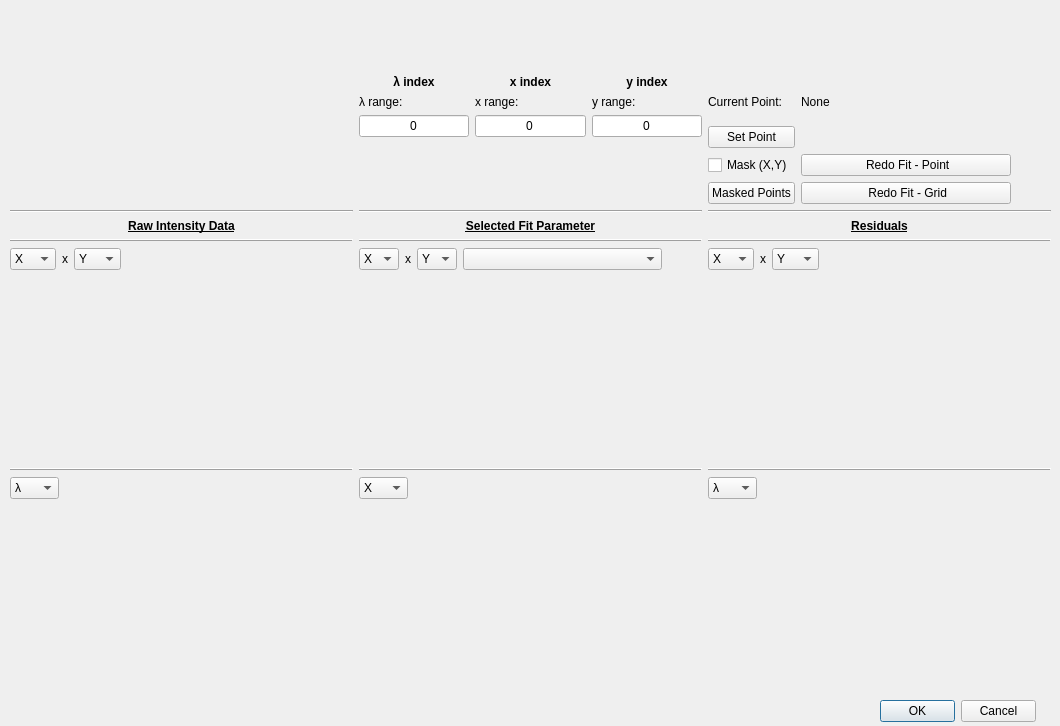
<?xml version="1.0" encoding="UTF-8"?>
<ui version="4.0">
 <class>Dialog</class>
 <widget class="QDialog" name="Dialog">
  <property name="geometry">
   <rect>
    <x>0</x>
    <y>0</y>
    <width>1060</width>
    <height>726</height>
   </rect>
  </property>
  <property name="windowTitle">
   <string>Dialog</string>
  </property>
  <widget class="QWidget" name="layoutWidget">
   <property name="geometry">
    <rect>
     <x>10</x>
     <y>10</y>
     <width>1041</width>
     <height>681</height>
    </rect>
   </property>
   <layout class="QGridLayout" name="gridLayout_main" rowstretch="1,1,1" columnstretch="1,1,1" rowminimumheight="0,0,0">
    <item row="1" column="1">
     <layout class="QVBoxLayout" name="verticalLayout_selectvar_slice" stretch="0,0,1">
      <item>
       <widget class="Line" name="line_2">
        <property name="frameShadow">
         <enum>QFrame::Raised</enum>
        </property>
        <property name="orientation">
         <enum>Qt::Horizontal</enum>
        </property>
       </widget>
      </item>
      <item>
       <layout class="QHBoxLayout" name="horizontalLayout_2" stretch="1,0,1,5">
        <item>
         <widget class="QComboBox" name="comboBox_selectvar_slice_varx">
          <item>
           <property name="text">
            <string>X</string>
           </property>
          </item>
          <item>
           <property name="text">
            <string>Y</string>
           </property>
          </item>
         </widget>
        </item>
        <item>
         <widget class="QLabel" name="label_var_x_var_2">
          <property name="text">
           <string>x</string>
          </property>
          <property name="alignment">
           <set>Qt::AlignCenter</set>
          </property>
         </widget>
        </item>
        <item>
         <widget class="QComboBox" name="comboBox_selectvar_slice_vary">
          <property name="currentText">
           <string>Y</string>
          </property>
          <property name="currentIndex">
           <number>1</number>
          </property>
          <item>
           <property name="text">
            <string>X</string>
           </property>
          </item>
          <item>
           <property name="text">
            <string>Y</string>
           </property>
          </item>
         </widget>
        </item>
 <item>
       <widget class="QComboBox" name="comboBox_centralColumn_displayChoice"/>
      </item>
        <item>
         <spacer name="horizontalSpacer_3">
          <property name="orientation">
           <enum>Qt::Horizontal</enum>
          </property>
          <property name="sizeHint" stdset="0">
           <size>
            <width>40</width>
            <height>20</height>
           </size>
          </property>
         </spacer>
        </item>
       </layout>
      </item>
      <item>
       <widget class="PlotWidget" name="graph_selectvar_slice" native="true"/>
      </item>
     </layout>
    </item>
    <item row="1" column="0">
     <layout class="QVBoxLayout" name="verticalLayout_origdata_slice" stretch="0,0,1">
      <item>
       <widget class="Line" name="line">
        <property name="frameShadow">
         <enum>QFrame::Raised</enum>
        </property>
        <property name="orientation">
         <enum>Qt::Horizontal</enum>
        </property>
       </widget>
      </item>
      <item>
       <layout class="QHBoxLayout" name="horizontalLayout" stretch="1,0,1,5">
        <item>
         <widget class="QComboBox" name="comboBox_origdata_slice_varx">
          <property name="currentText">
           <string>X</string>
          </property>
          <property name="currentIndex">
           <number>0</number>
          </property>
          <item>
           <property name="text">
            <string>X</string>
           </property>
          </item>
          <item>
           <property name="text">
            <string>Y</string>
           </property>
          </item>
          <item>
           <property name="text">
            <string>λ</string>
           </property>
          </item>
         </widget>
        </item>
        <item>
         <widget class="QLabel" name="label_var_x_var_1">
          <property name="text">
           <string>x</string>
          </property>
          <property name="alignment">
           <set>Qt::AlignCenter</set>
          </property>
         </widget>
        </item>
        <item>
         <widget class="QComboBox" name="comboBox_origdata_slice_vary">
          <property name="currentText">
           <string>Y</string>
          </property>
          <property name="currentIndex">
           <number>1</number>
          </property>
          <item>
           <property name="text">
            <string>X</string>
           </property>
          </item>
          <item>
           <property name="text">
            <string>Y</string>
           </property>
          </item>
          <item>
           <property name="text">
            <string>λ</string>
           </property>
          </item>
         </widget>
        </item>
        <item>
         <spacer name="horizontalSpacer_2">
          <property name="orientation">
           <enum>Qt::Horizontal</enum>
          </property>
          <property name="sizeHint" stdset="0">
           <size>
            <width>40</width>
            <height>20</height>
           </size>
          </property>
         </spacer>
        </item>
       </layout>
      </item>
      <item>
       <widget class="PlotWidget" name="graph_origdata_slice" native="true"/>
      </item>
     </layout>
    </item>
    <item row="1" column="2">
     <layout class="QVBoxLayout" name="verticalLayout_residuals_slice" stretch="0,0,1">
      <item>
       <widget class="Line" name="line_3">
        <property name="frameShadow">
         <enum>QFrame::Raised</enum>
        </property>
        <property name="orientation">
         <enum>Qt::Horizontal</enum>
        </property>
       </widget>
      </item>
      <item>
       <layout class="QHBoxLayout" name="horizontalLayout_3" stretch="1,0,1,5">
        <item>
         <widget class="QComboBox" name="comboBox_residuals_slice_varx">
          <item>
           <property name="text">
            <string>X</string>
           </property>
          </item>
          <item>
           <property name="text">
            <string>Y</string>
           </property>
          </item>
          <item>
           <property name="text">
            <string>λ</string>
           </property>
          </item>
         </widget>
        </item>
        <item>
         <widget class="QLabel" name="label_var_x_var_3">
          <property name="text">
           <string>x</string>
          </property>
          <property name="alignment">
           <set>Qt::AlignCenter</set>
          </property>
         </widget>
        </item>
        <item>
         <widget class="QComboBox" name="comboBox_residuals_slice_vary">
          <property name="currentText">
           <string>Y</string>
          </property>
          <property name="currentIndex">
           <number>1</number>
          </property>
          <item>
           <property name="text">
            <string>X</string>
           </property>
          </item>
          <item>
           <property name="text">
            <string>Y</string>
           </property>
          </item>
          <item>
           <property name="text">
            <string>λ</string>
           </property>
          </item>
         </widget>
        </item>
        <item>
         <spacer name="horizontalSpacer_4">
          <property name="orientation">
           <enum>Qt::Horizontal</enum>
          </property>
          <property name="sizeHint" stdset="0">
           <size>
            <width>40</width>
            <height>20</height>
           </size>
          </property>
         </spacer>
        </item>
       </layout>
      </item>
      <item>
       <widget class="PlotWidget" name="graph_residuals_slice" native="true"/>
      </item>
     </layout>
    </item>
    <item row="2" column="0">
     <layout class="QVBoxLayout" name="verticalLayout_origdata_line" stretch="0,0,1">
      <item>
       <widget class="Line" name="line_5">
        <property name="frameShadow">
         <enum>QFrame::Raised</enum>
        </property>
        <property name="orientation">
         <enum>Qt::Horizontal</enum>
        </property>
       </widget>
      </item>
      <item>
       <layout class="QHBoxLayout" name="horizontalLayout_5" stretch="1,6">
        <item>
         <widget class="QComboBox" name="comboBox_origdata_line_varx">
          <property name="currentText">
           <string>λ</string>
          </property>
          <property name="currentIndex">
           <number>2</number>
          </property>
          <item>
           <property name="text">
            <string>X</string>
           </property>
          </item>
          <item>
           <property name="text">
            <string>Y</string>
           </property>
          </item>
          <item>
           <property name="text">
            <string>λ</string>
           </property>
          </item>
         </widget>
        </item>
        <item>
         <spacer name="horizontalSpacer_6">
          <property name="orientation">
           <enum>Qt::Horizontal</enum>
          </property>
          <property name="sizeHint" stdset="0">
           <size>
            <width>40</width>
            <height>20</height>
           </size>
          </property>
         </spacer>
        </item>
       </layout>
      </item>
      <item>
       <widget class="PlotWidget" name="graph_origdata_line" native="true"/>
      </item>
     </layout>
    </item>
    <item row="2" column="1">
     <layout class="QVBoxLayout" name="verticalLayout_selectvar_line" stretch="0,0,1">
      <item>
       <widget class="Line" name="line_6">
        <property name="frameShadow">
         <enum>QFrame::Raised</enum>
        </property>
        <property name="orientation">
         <enum>Qt::Horizontal</enum>
        </property>
       </widget>
      </item>
      <item>
       <layout class="QHBoxLayout" name="horizontalLayout_6" stretch="1,6">
        <item>
         <widget class="QComboBox" name="comboBox_selectvar_line_varx">
          <property name="currentText">
           <string>X</string>
          </property>
          <property name="currentIndex">
           <number>0</number>
          </property>
          <item>
           <property name="text">
            <string>X</string>
           </property>
          </item>
          <item>
           <property name="text">
            <string>Y</string>
           </property>
          </item>
         </widget>
        </item>
        <item>
         <spacer name="horizontalSpacer_7">
          <property name="orientation">
           <enum>Qt::Horizontal</enum>
          </property>
          <property name="sizeHint" stdset="0">
           <size>
            <width>40</width>
            <height>20</height>
           </size>
          </property>
         </spacer>
        </item>
       </layout>
      </item>
      <item>
       <widget class="PlotWidget" name="graph_selectvar_line" native="true"/>
      </item>
     </layout>
    </item>
    <item row="2" column="2">
     <layout class="QVBoxLayout" name="verticalLayout_residuals_line" stretch="0,0,1">
      <item>
       <widget class="Line" name="line_7">
        <property name="frameShadow">
         <enum>QFrame::Raised</enum>
        </property>
        <property name="orientation">
         <enum>Qt::Horizontal</enum>
        </property>
       </widget>
      </item>
      <item>
       <layout class="QHBoxLayout" name="horizontalLayout_7" stretch="1,6">
        <item>
         <widget class="QComboBox" name="comboBox_residuals_line_varx">
          <property name="currentText">
           <string>λ</string>
          </property>
          <property name="currentIndex">
           <number>2</number>
          </property>
          <item>
           <property name="text">
            <string>X</string>
           </property>
          </item>
          <item>
           <property name="text">
            <string>Y</string>
           </property>
          </item>
          <item>
           <property name="text">
            <string>λ</string>
           </property>
          </item>
         </widget>
        </item>
        <item>
         <spacer name="horizontalSpacer_8">
          <property name="orientation">
           <enum>Qt::Horizontal</enum>
          </property>
          <property name="sizeHint" stdset="0">
           <size>
            <width>40</width>
            <height>20</height>
           </size>
          </property>
         </spacer>
        </item>
       </layout>
      </item>
      <item>
       <widget class="PlotWidget" name="graph_residuals_line" native="true"/>
      </item>
     </layout>
    </item>
    <item row="0" column="1">
     <layout class="QVBoxLayout" name="verticalLayout">
      <item>
       <layout class="QGridLayout" name="gridLayout_indices" rowstretch="0,0,0,0,0">
        <item row="3" column="0">
         <widget class="QLineEdit" name="lambda_index">
          <property name="text">
           <string>0</string>
          </property>
          <property name="alignment">
           <set>Qt::AlignCenter</set>
          </property>
         </widget>
        </item>
        <item row="1" column="0">
         <widget class="QLabel" name="label_lambda">
          <property name="text">
           <string>&lt;html&gt;&lt;head/&gt;&lt;body&gt;&lt;p&gt;&lt;span style=&quot; font-weight:600;&quot;&gt;λ index&lt;/span&gt;&lt;/p&gt;&lt;/body&gt;&lt;/html&gt;</string>
          </property>
          <property name="alignment">
           <set>Qt::AlignCenter</set>
          </property>
         </widget>
        </item>
        <item row="2" column="1">
         <widget class="QLabel" name="label_x_range">
          <property name="text">
           <string>&lt;html&gt;&lt;head/&gt;&lt;body&gt;&lt;p&gt;x range:&lt;/p&gt;&lt;/body&gt;&lt;/html&gt;</string>
          </property>
          <property name="alignment">
           <set>Qt::AlignLeading|Qt::AlignLeft|Qt::AlignVCenter</set>
          </property>
         </widget>
        </item>
        <item row="3" column="1">
         <widget class="QLineEdit" name="x_index">
          <property name="text">
           <string>0</string>
          </property>
          <property name="alignment">
           <set>Qt::AlignCenter</set>
          </property>
         </widget>
        </item>
        <item row="4" column="0">
         <spacer name="verticalSpacer_3">
          <property name="orientation">
           <enum>Qt::Vertical</enum>
          </property>
          <property name="sizeHint" stdset="0">
           <size>
            <width>20</width>
            <height>40</height>
           </size>
          </property>
         </spacer>
        </item>
        <item row="2" column="2">
         <widget class="QLabel" name="label_y_range">
          <property name="text">
           <string>&lt;html&gt;&lt;head/&gt;&lt;body&gt;&lt;p&gt;y range:&lt;/p&gt;&lt;/body&gt;&lt;/html&gt;</string>
          </property>
          <property name="alignment">
           <set>Qt::AlignLeading|Qt::AlignLeft|Qt::AlignVCenter</set>
          </property>
         </widget>
        </item>
        <item row="1" column="1">
         <widget class="QLabel" name="label_x">
          <property name="text">
           <string>&lt;html&gt;&lt;head/&gt;&lt;body&gt;&lt;p&gt;&lt;span style=&quot; font-weight:600;&quot;&gt;x index&lt;/span&gt;&lt;/p&gt;&lt;/body&gt;&lt;/html&gt;</string>
          </property>
          <property name="alignment">
           <set>Qt::AlignCenter</set>
          </property>
         </widget>
        </item>
        <item row="0" column="1">
         <spacer name="verticalSpacer">
          <property name="orientation">
           <enum>Qt::Vertical</enum>
          </property>
          <property name="sizeType">
           <enum>QSizePolicy::Fixed</enum>
          </property>
          <property name="sizeHint" stdset="0">
           <size>
            <width>20</width>
            <height>65</height>
           </size>
          </property>
         </spacer>
        </item>
        <item row="2" column="0">
         <widget class="QLabel" name="label_lambda_range">
          <property name="text">
           <string>&lt;html&gt;&lt;head/&gt;&lt;body&gt;&lt;p&gt;λ range:&lt;/p&gt;&lt;/body&gt;&lt;/html&gt;</string>
          </property>
          <property name="alignment">
           <set>Qt::AlignLeading|Qt::AlignLeft|Qt::AlignVCenter</set>
          </property>
         </widget>
        </item>
        <item row="3" column="2">
         <widget class="QLineEdit" name="y_index">
          <property name="text">
           <string>0</string>
          </property>
          <property name="alignment">
           <set>Qt::AlignCenter</set>
          </property>
         </widget>
        </item>
        <item row="1" column="2">
         <widget class="QLabel" name="label_y">
          <property name="text">
           <string>&lt;html&gt;&lt;head/&gt;&lt;body&gt;&lt;p&gt;&lt;span style=&quot; font-weight:600;&quot;&gt;y index&lt;/span&gt;&lt;/p&gt;&lt;/body&gt;&lt;/html&gt;</string>
          </property>
          <property name="alignment">
           <set>Qt::AlignCenter</set>
          </property>
         </widget>
        </item>
       </layout>
      </item>

      <item>
       <widget class="Line" name="line_8">
        <property name="orientation">
         <enum>Qt::Horizontal</enum>
        </property>
       </widget>
      </item>
      <item>
       <widget class="QLabel" name="label_centralColumn">
        <property name="text">
         <string>&lt;html&gt;&lt;head/&gt;&lt;body&gt;&lt;p align=&quot;center&quot;&gt;&lt;span style=&quot; font-weight:600; text-decoration: underline;&quot;&gt;Selected Fit Parameter&lt;/span&gt;&lt;/p&gt;&lt;/body&gt;&lt;/html&gt;</string>
        </property>
       </widget>
      </item>
     </layout>
    </item>
    <item row="0" column="0">
     <layout class="QVBoxLayout" name="verticalLayout_2" stretch="1,0,0">
      <item>
       <widget class="PlotWidget" name="graph_spectra_fit" native="true"/>
      </item>
      <item>
       <widget class="Line" name="line_4">
        <property name="orientation">
         <enum>Qt::Horizontal</enum>
        </property>
       </widget>
      </item>
      <item>
       <widget class="QLabel" name="label_leftColumn">
        <property name="text">
         <string>&lt;html&gt;&lt;head/&gt;&lt;body&gt;&lt;p align=&quot;center&quot;&gt;&lt;span style=&quot; font-weight:600; text-decoration: underline;&quot;&gt;Raw Intensity Data&lt;/span&gt;&lt;/p&gt;&lt;/body&gt;&lt;/html&gt;</string>
        </property>
       </widget>
      </item>
     </layout>
    </item>
    <item row="0" column="2">
     <layout class="QVBoxLayout" name="verticalLayout_3">
      <item>
       <layout class="QGridLayout" name="gridLayout_setPoint" rowstretch="1,0,0,0,0,0" columnstretch="0,1,0">
        <item row="3" column="2">
         <spacer name="horizontalSpacer">
          <property name="orientation">
           <enum>Qt::Horizontal</enum>
          </property>
          <property name="sizeType">
           <enum>QSizePolicy::Minimum</enum>
          </property>
          <property name="sizeHint" stdset="0">
           <size>
            <width>40</width>
            <height>20</height>
           </size>
          </property>
         </spacer>
        </item>
        <!-- <item row="5" column="2">
         <widget class="QCheckBox" name="checkBox_fitGridParallel">
          <property name="sizePolicy">
           <sizepolicy hsizetype="Preferred" vsizetype="Fixed">
            <horstretch>0</horstretch>
            <verstretch>0</verstretch>
           </sizepolicy>
          </property>
          <property name="text">
           <string>Parallelize Fit</string>
          </property>
         </widget>
        </item> -->
        <item row="2" column="1">
         <widget class="QLabel" name="label_current_point_coords">
          <property name="sizePolicy">
           <sizepolicy hsizetype="Preferred" vsizetype="Preferred">
            <horstretch>0</horstretch>
            <verstretch>0</verstretch>
           </sizepolicy>
          </property>
          <property name="text">
           <string>&lt;html&gt;&lt;head/&gt;&lt;body&gt;&lt;p&gt;None&lt;/p&gt;&lt;/body&gt;&lt;/html&gt;</string>
          </property>
          <property name="alignment">
           <set>Qt::AlignLeading|Qt::AlignLeft|Qt::AlignVCenter</set>
          </property>
         </widget>
        </item>
        <item row="4" column="1">
         <widget class="QPushButton" name="button_redoFit_point">
          <property name="text">
           <string> Redo Fit - Point</string>
          </property>
         </widget>
        </item>
        <item row="5" column="1">
         <widget class="QPushButton" name="button_redoFit_grid">
          <property name="text">
           <string> Redo Fit - Grid</string>
          </property>
         </widget>
        </item>
        <item row="3" column="0">
         <widget class="QPushButton" name="button_setPoint">
          <property name="text">
           <string>Set Point</string>
          </property>
         </widget>
        </item>
        <item row="0" column="0">
         <spacer name="verticalSpacer_2">
          <property name="orientation">
           <enum>Qt::Vertical</enum>
          </property>
          <property name="sizeType">
           <enum>QSizePolicy::Fixed</enum>
          </property>
          <property name="sizeHint" stdset="0">
           <size>
            <width>20</width>
            <height>75</height>
           </size>
          </property>
         </spacer>
        </item>
        <item row="2" column="0">
         <widget class="QLabel" name="label_current_point_text">
          <property name="sizePolicy">
           <sizepolicy hsizetype="Preferred" vsizetype="Preferred">
            <horstretch>0</horstretch>
            <verstretch>0</verstretch>
           </sizepolicy>
          </property>
          <property name="text">
           <string>&lt;html&gt;&lt;head/&gt;&lt;body&gt;&lt;p&gt;Current Point:&lt;/p&gt;&lt;/body&gt;&lt;/html&gt;</string>
          </property>
          <property name="alignment">
           <set>Qt::AlignLeading|Qt::AlignLeft|Qt::AlignVCenter</set>
          </property>
         </widget>
        </item>
        <item row="4" column="0">
         <widget class="QCheckBox" name="checkBox_maskPoint">
          <property name="sizePolicy">
           <sizepolicy hsizetype="Preferred" vsizetype="Fixed">
            <horstretch>0</horstretch>
            <verstretch>0</verstretch>
           </sizepolicy>
          </property>
          <property name="text">
           <string>Mask (X,Y)</string>
          </property>
         </widget>
        </item>
        <item row="5" column="0">
         <widget class="QPushButton" name="button_showMaskedPoints">
          <property name="text">
           <string>Masked Points</string>
          </property>
         </widget>
        </item>
       </layout>
      </item>
      <item>
       <widget class="Line" name="line_9">
        <property name="orientation">
         <enum>Qt::Horizontal</enum>
        </property>
       </widget>
      </item>
      <item>
       <widget class="QLabel" name="label_rightColumn">
        <property name="text">
         <string>&lt;html&gt;&lt;head/&gt;&lt;body&gt;&lt;p align=&quot;center&quot;&gt;&lt;span style=&quot; font-weight:600; text-decoration: underline;&quot;&gt;Residuals&lt;/span&gt;&lt;/p&gt;&lt;/body&gt;&lt;/html&gt;</string>
        </property>
       </widget>
      </item>
     </layout>
    </item>
   </layout>
  </widget>
  <widget class="QDialogButtonBox" name="buttonBox">
   <property name="geometry">
    <rect>
     <x>880</x>
     <y>700</y>
     <width>156</width>
     <height>23</height>
    </rect>
   </property>
   <property name="standardButtons">
    <set>QDialogButtonBox::Cancel|QDialogButtonBox::Ok</set>
   </property>
  </widget>
 </widget>
 <customwidgets>
  <customwidget>
   <class>PlotWidget</class>
   <extends>QWidget</extends>
   <header>pyqtgraph</header>
   <container>1</container>
  </customwidget>
 </customwidgets>
 <tabstops>
  <tabstop>lambda_index</tabstop>
  <tabstop>x_index</tabstop>
  <tabstop>y_index</tabstop>
  <tabstop>button_setPoint</tabstop>
  <tabstop>button_redoFit_point</tabstop>
  <tabstop>comboBox_centralColumn_displayChoice</tabstop>
  <tabstop>comboBox_origdata_slice_varx</tabstop>
  <tabstop>comboBox_origdata_slice_vary</tabstop>
  <tabstop>comboBox_selectvar_slice_varx</tabstop>
  <tabstop>comboBox_selectvar_slice_vary</tabstop>
  <tabstop>comboBox_residuals_slice_varx</tabstop>
  <tabstop>comboBox_residuals_slice_vary</tabstop>
  <tabstop>comboBox_origdata_line_varx</tabstop>
  <tabstop>comboBox_selectvar_line_varx</tabstop>
  <tabstop>comboBox_residuals_line_varx</tabstop>
 </tabstops>
 <resources/>
 <connections>
  <connection>
   <sender>buttonBox</sender>
   <signal>accepted()</signal>
   <receiver>Dialog</receiver>
   <slot>accept()</slot>
   <hints>
    <hint type="sourcelabel">
     <x>20</x>
     <y>20</y>
    </hint>
    <hint type="destinationlabel">
     <x>20</x>
     <y>20</y>
    </hint>
   </hints>
  </connection>
  <connection>
   <sender>buttonBox</sender>
   <signal>rejected()</signal>
   <receiver>Dialog</receiver>
   <slot>reject()</slot>
   <hints>
    <hint type="sourcelabel">
     <x>20</x>
     <y>20</y>
    </hint>
    <hint type="destinationlabel">
     <x>20</x>
     <y>20</y>
    </hint>
   </hints>
  </connection>
 </connections>
</ui>
